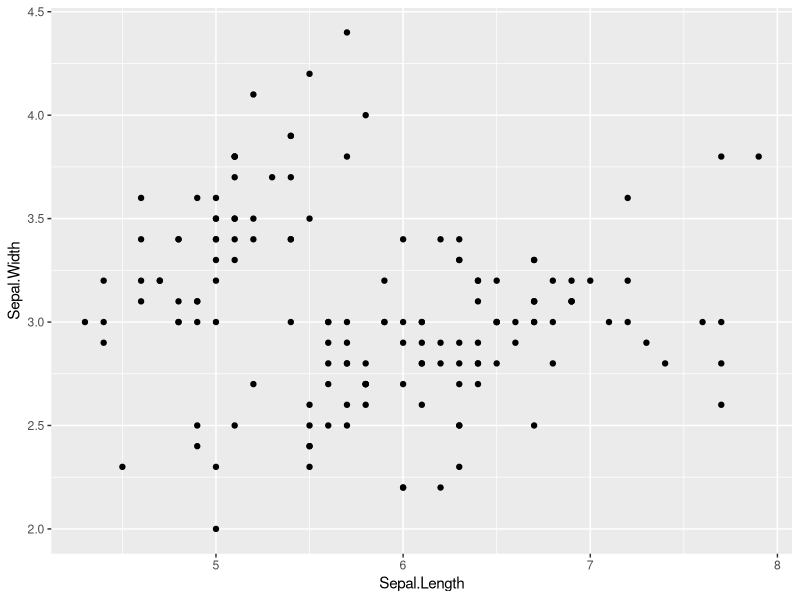
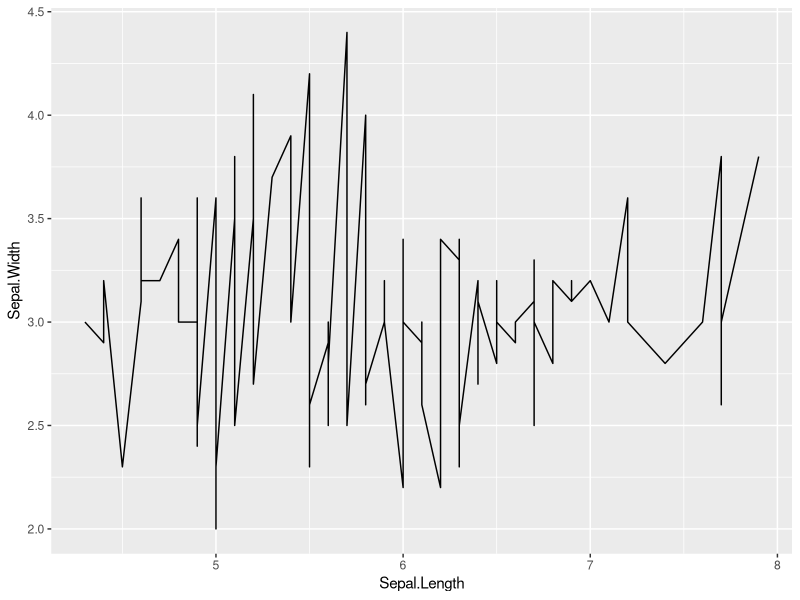
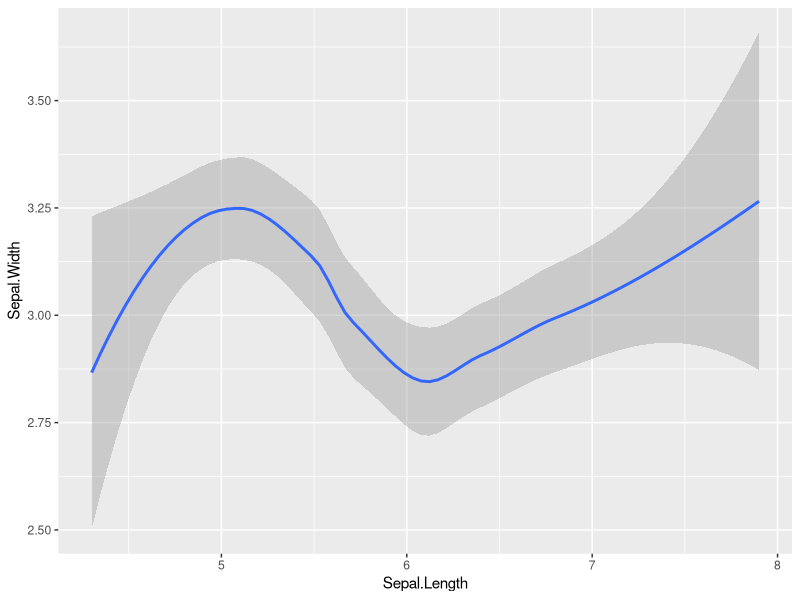
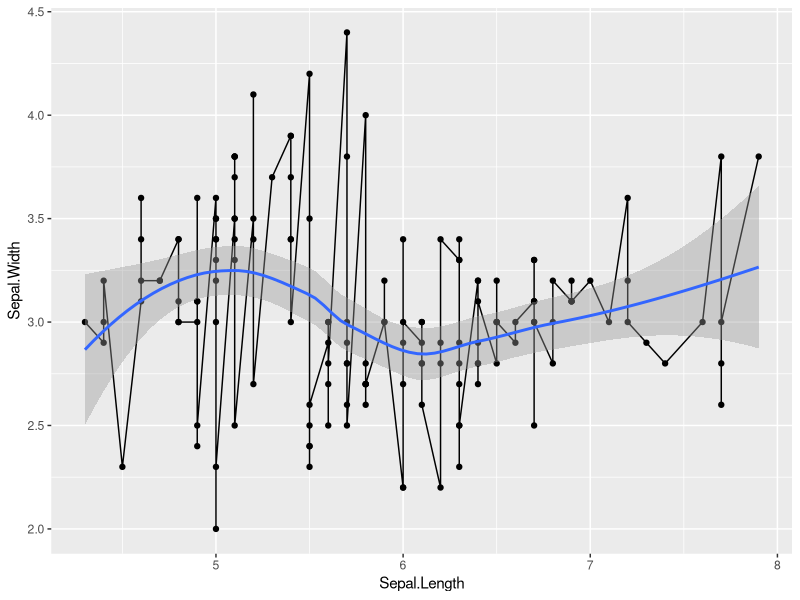
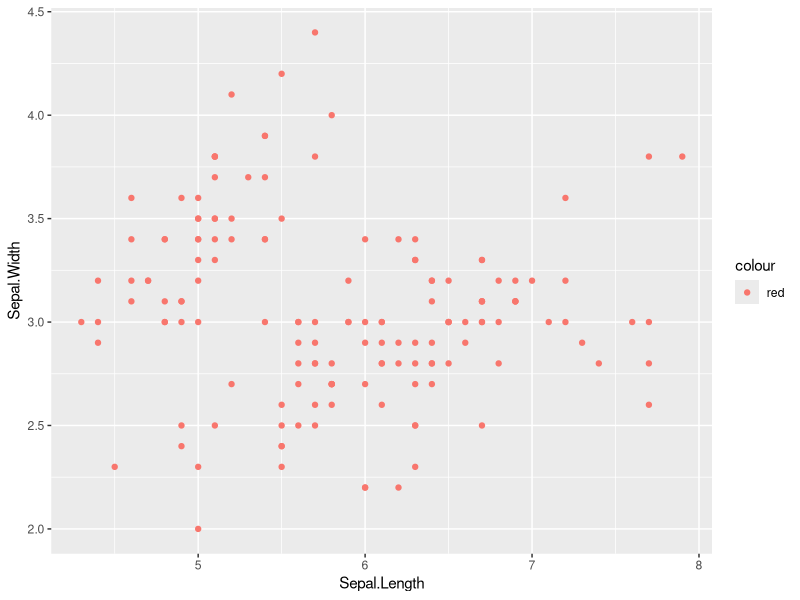
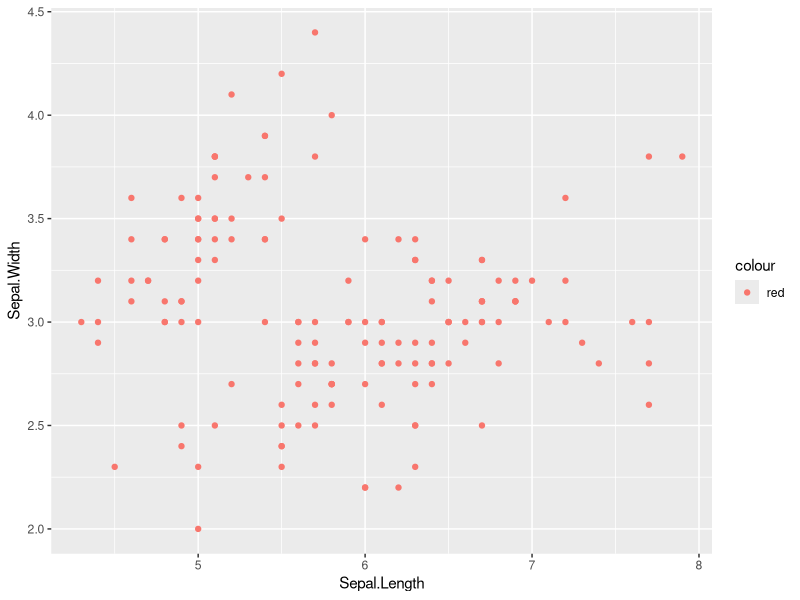
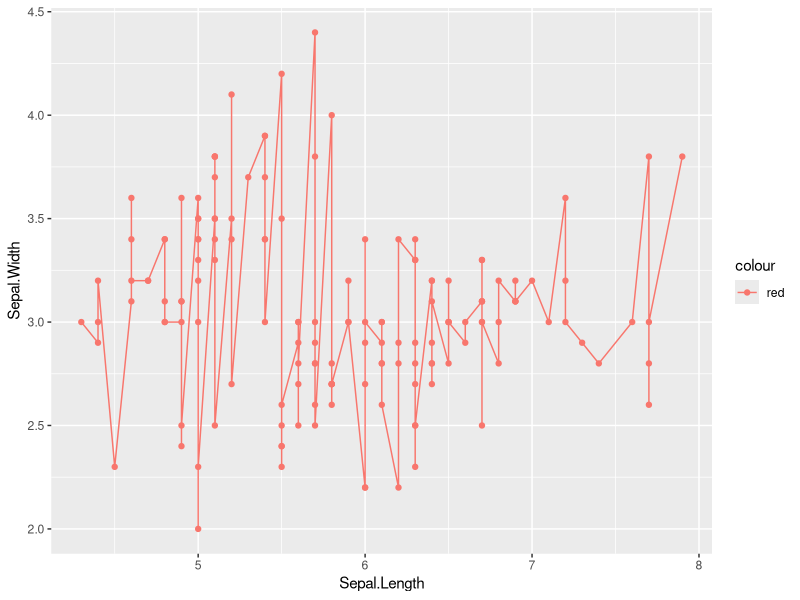
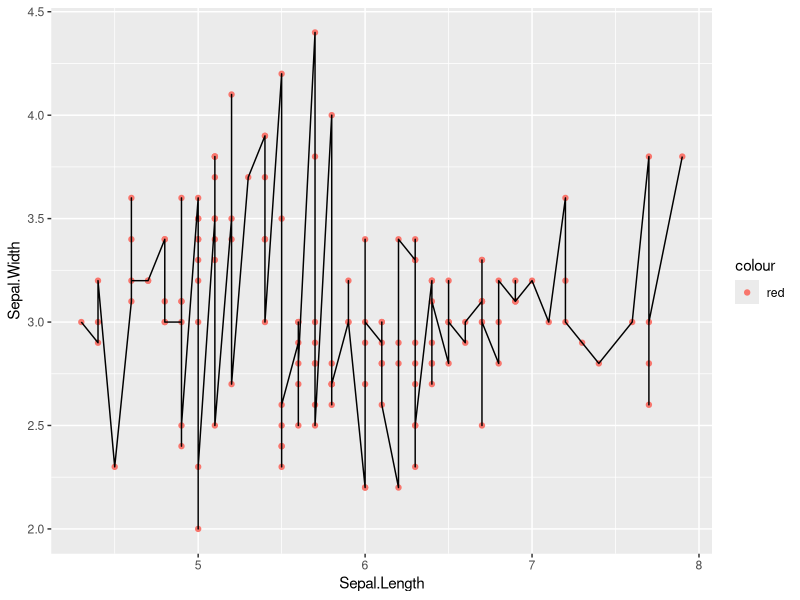

Here is the R script that generated these plots, in order:
## ---- chunk 1
#| class-source: medium_code
#| classes: medium_code

class(iris)
str(iris)
## ---- chunk 2
#| class-source: medium_code
#| classes: medium_code

library(ggplot2)
ggplot(iris,aes(x=Sepal.Length,
                y=Sepal.Width))+
       geom_point()
## ---- chunk 3
#| class-source: medium_code
#| classes: medium_code

library(ggplot2)
ggplot(iris,aes(x=Sepal.Length,
                y=Sepal.Width))+
       geom_line()
## ---- chunk 4
#| class-source: medium_code
#| classes: medium_code

library(ggplot2)
ggplot(iris,aes(x=Sepal.Length,
                y=Sepal.Width))+
       geom_smooth()
## ---- chunk 5
#| class-source: medium_code
#| classes: medium_code

library(ggplot2)
ggplot(iris,aes(x=Sepal.Length,
                y=Sepal.Width))+
       geom_point()+
       geom_line()+
       geom_smooth()
## ---- chunk 6
#| class-source: smaller_code
#| classes: smaller_code

ggplot(iris,aes(x=Sepal.Length,
                y=Sepal.Width,
                color='red'))+
       geom_point()
## ---- chunk 7
#| class-source: smaller_code
#| classes: smaller_code

ggplot(iris,aes(x=Sepal.Length,
                y=Sepal.Width))+
       geom_point(aes(color='red'))
## ---- chunk 8
#| class-source: smaller_code
#| classes: smaller_code

ggplot(iris,aes(x=Sepal.Length,
                y=Sepal.Width,
                color='red'))+
       geom_point()+
       geom_line()
## ---- chunk 9
#| class-source: smaller_code
#| classes: smaller_code

ggplot(iris,aes(x=Sepal.Length,
                y=Sepal.Width))+
       geom_point(aes(color='red'))+
       geom_line()
## ---- chunk 10
#| class-source: smaller_code
#| classes: smaller_code

ggplot(iris, aes(x=Sepal.Length,
                 y=Sepal.Width))+
       geom_point(size=3,
                 alpha=0.8,
                 shape=15,
                 color="steelblue")
## ---- chunk 11
#| class-source: smaller_code
#| classes: smaller_code

ggplot(iris, aes(x=Sepal.Length,
                 y=Sepal.Width))+
       geom_point(aes(size=Petal.Length,
                 alpha=Petal.Width,
                 shape=Species,
                 color=Species))
## ---- chunk 12
#| class-source: smaller_code
#| classes: smaller_code
ggplot(iris,aes(x=Sepal.Length,
                y=Sepal.Width,
                color=Species))+
       geom_point()
## ---- chunk 13
#| class-source: smaller_code
#| classes: smaller_code
ggplot(iris,aes(x=Sepal.Length,
                y=Sepal.Width,
                color=Species))+
       geom_point()+
       scale_color_manual(
           values=c("#5BC0EB","#FDE74C","#9BC53D"))
## ---- chunk 14
#| class-source: smaller_code
#| classes: smaller_code
p<-ggplot(iris)+
   geom_point(aes(x=Sepal.Length,
                  y=Sepal.Width,
                  color=Species))
p
## ---- chunk 15
#| class-source: smaller_code
#| classes: smaller_code
p + facet_wrap(~Species)
## ---- chunk 16
#| class-source: smaller_code
#| classes: smaller_code
p + facet_wrap(~Species,nrow=3)
